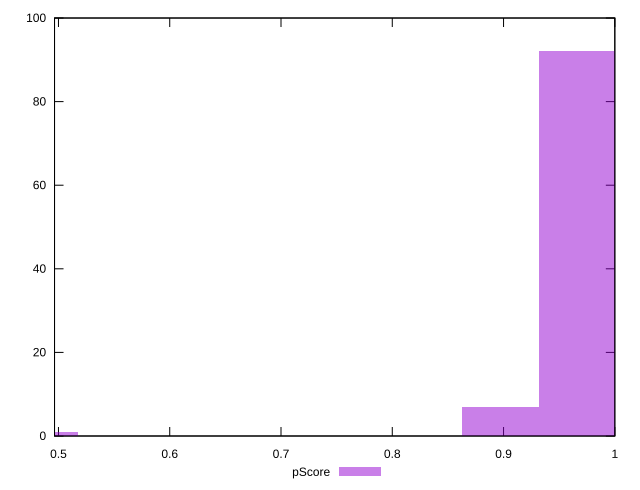

gnuplot code for this plot:
reset

$pScore <<EOF
0.4831773484742992 1
0.9663546969485984 92
0.8973293614522699 7
EOF

set key outside below
set boxwidth 0.06902533549632846
set xrange [0.4964705882352941:1]
set yrange [0:100]
set trange [0:100]
set style fill transparent solid 0.5 noborder
set terminal svg size 640, 490 enhanced background rgb 'white'
set output "report_00019_2021-02-10T18-14-37.922Z//uses-http2/samples/pages+cached+noadtech+nomedia/pScore/histogram.svg"

plot $pScore title "pScore" with boxes

reset
